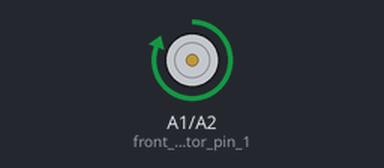
Simulated run of this sketch. Board: Arduino Uno, built with avr-gcc and run on an emulated ATmega328P. Parts: motor-driver pin pairs drawn as motors (green arrow = first pin HIGH = forward, orange = second pin HIGH = backward, longer = more drive, scaled by the enable pin).

Above: at 1.5 s.
At 3.05 s:
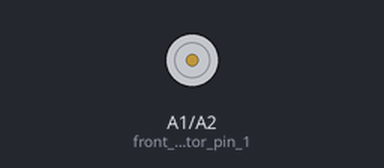
At 4.6 s:
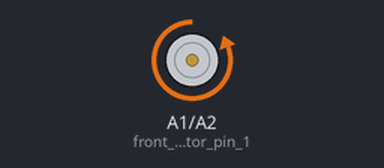
Timing chart, 0 to 8.1 s (numbered marks = the images above):
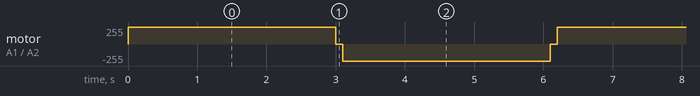

Measured:
- by itself, motor on A1 (front_right_motor_pin_1) / A2 (front_right_motor_pin_2): repeats every 6.2 s: stopped 0.10 s, backward 255/255 3.0 s, stopped 0.10 s, forward 255/255 3.0 s

The sketch:

L3_1.ino
```cpp
/*
  Lesson 3
  Mission 1
*/
void setup() {
  // put your setup code here, to run once:

  pinMode(10, OUTPUT);//PWM pin

  pinMode(A1, OUTPUT);//front right motor pin 1
  pinMode(A2, OUTPUT);//front right motor pin 2

  digitalWrite(10, HIGH);//set the PWM HIGH for now

}

void loop() {
  // put your main code here, to run repeatedly:

  //forward
  digitalWrite(A1, HIGH);
  digitalWrite(A2, LOW);
  delay(3000);

  //stop
  digitalWrite(A1, LOW);
  digitalWrite(A2, LOW);
  delay(100);

  //backward
  digitalWrite(A1, LOW);
  digitalWrite(A2, HIGH);
  delay(3000);

   //stop
  digitalWrite(A1, LOW);
  digitalWrite(A2, LOW);
  delay(100);


}
```
